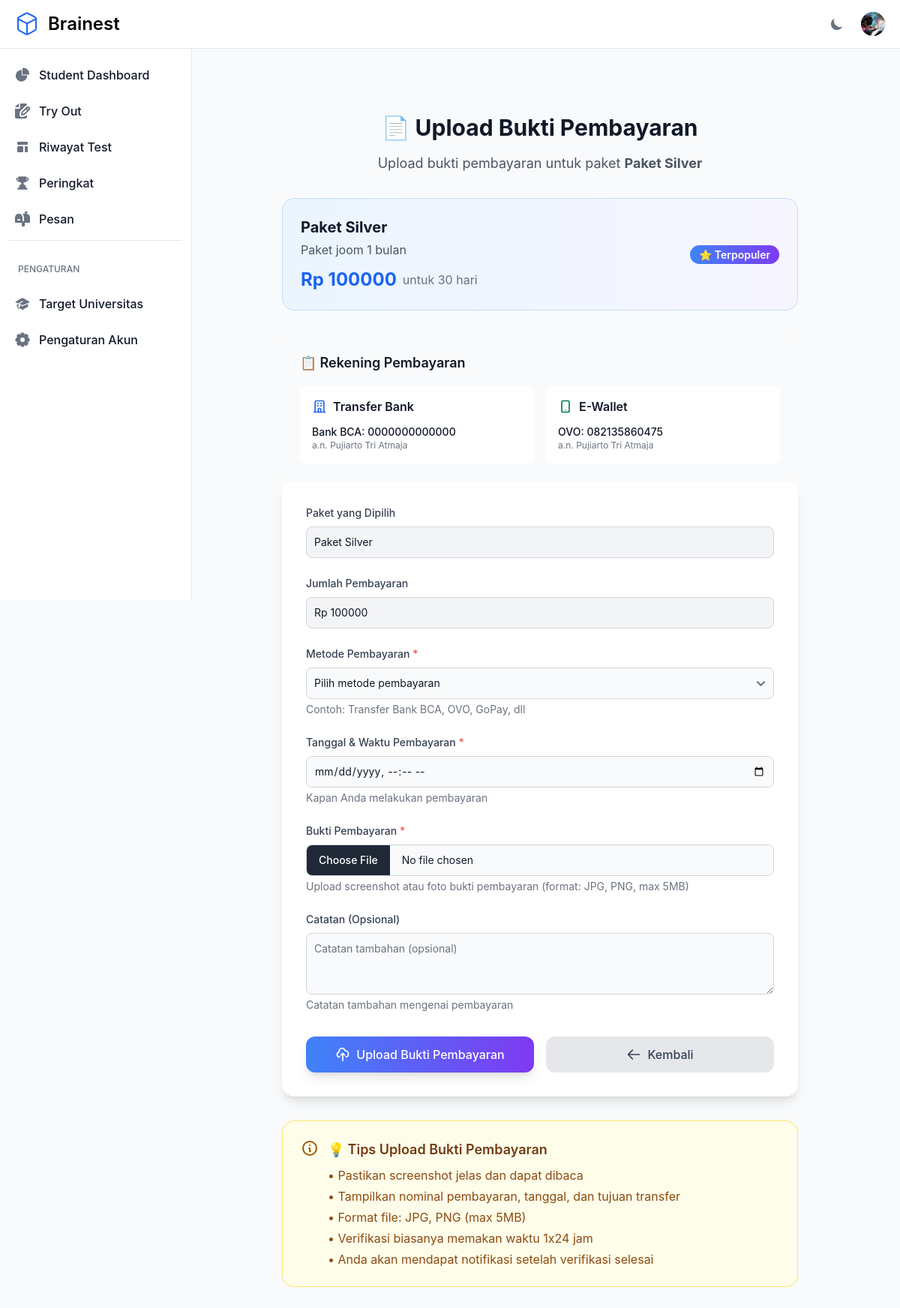
/subscription/upload-payment/13/ (signed in), run on the app's committed database.
### otosapp/models.py (models this page shows, shortened)
class User(AbstractUser):
    email = models.EmailField(unique=True)
    phone_number = models.CharField(max_length=20, null=True, blank=True, verbose_name='Phone Number')
    USERNAME_FIELD = 'email'
    REQUIRED_FIELDS = ['username']
    role = models.ForeignKey('Role', on_delete=models.SET_NULL, null=True)
    profile_picture = models.ImageField(upload_to='profile_pictures/', null=True, blank=True)
    groups = models.ManyToManyField(
        Group,
        related_name="custom_user_set",  # Add a custom related name here
        blank=True,
        help_text="The groups this user belongs to.",
        verbose_name="groups"
    )
    user_permissions = models.ManyToManyField(
        Permission,
        related_name="custom_user_permissions",  # Add a custom related name here
        blank=True,
        help_text="Specific permissions for this user.",
        verbose_name="user permissions"
    )
    def is_admin(self):
        return self.role and self.role.role_name == 'Admin'

class SubscriptionPackage(models.Model):
    name = models.CharField(max_length=100, verbose_name="Nama Paket")
    description = models.TextField(verbose_name="Deskripsi Paket")
    features = models.TextField(help_text="Fitur-fitur yang tersedia (satu per baris)", verbose_name="Fitur")
    price = models.DecimalField(max_digits=10, decimal_places=2, verbose_name="Harga")
    duration_days = models.IntegerField(verbose_name="Durasi (hari)")
    is_active = models.BooleanField(default=True, verbose_name="Aktif")
    created_at = models.DateTimeField(auto_now_add=True)
    updated_at = models.DateTimeField(auto_now=True)
    is_featured = models.BooleanField(default=False, verbose_name="Paket Unggulan")
    class Meta:
        verbose_name = "Paket Berlangganan"
        verbose_name_plural = "Paket Berlangganan"
        ordering = ['price']

class PaymentMethod(models.Model):
    PAYMENT_TYPES = [
        ('bank', 'Transfer Bank'),
        ('ewallet', 'E-Wallet'),
        ('other', 'Lainnya'),
    ]
    name = models.CharField(max_length=100, verbose_name="Nama Metode Pembayaran")
    payment_type = models.CharField(max_length=10, choices=PAYMENT_TYPES, default='bank', verbose_name="Jenis Pembayaran")
    account_number = models.CharField(max_length=50, verbose_name="Nomor Rekening/Akun")
    account_name = models.CharField(max_length=100, verbose_name="Nama Pemilik Rekening")
    is_active = models.BooleanField(default=True, verbose_name="Aktif")
    created_at = models.DateTimeField(auto_now_add=True)
    updated_at = models.DateTimeField(auto_now=True)
    class Meta:
        verbose_name = "Metode Pembayaran"
        verbose_name_plural = "Metode Pembayaran"
        ordering = ['payment_type', 'name']
    def get_display_text(self):
        return f"{self.name} - {self.account_number} (a.n. {self.account_name})"

### otosapp/views.py (the view)
# urls.py: path('subscription/upload-payment/<int:package_id>/', views.upload_payment_proof, name='upload_payment_proof'),
@login_required
@visitor_or_student_required
def upload_payment_proof(request, package_id):
    package = get_object_or_404(SubscriptionPackage, id=package_id, is_active=True)
    existing_payment = PaymentProof.objects.filter(
        user=request.user,
        package=package,
        status='pending'
    ).first()
    if existing_payment:
        messages.warning(request, 'Anda sudah memiliki bukti pembayaran yang sedang diverifikasi untuk paket ini.')
        return redirect('subscription_packages')
    if request.method == 'POST':
        form = PaymentProofForm(request.POST, request.FILES)
        if form.is_valid():
            payment_proof = form.save(commit=False)
            payment_proof.user = request.user
            payment_proof.save()
            messages.success(request, 'Bukti pembayaran berhasil diupload! Silakan tunggu verifikasi dari admin.')
            return redirect('subscription_packages')
    else:
        form = PaymentProofForm(initial={'package': package, 'amount_paid': package.price})
    payment_methods = PaymentMethod.objects.filter(is_active=True).order_by('payment_type', 'name')
    context = {
        'form': form,
        'package': package,
        'payment_methods': payment_methods,
    }
    return render(request, 'subscription/upload_payment.html', context)

### otosapp/context_processors.py (called while the page is built)
def sidebar_context(request):
    context = {}
    if request.user.is_authenticated and (request.user.is_superuser or request.user.is_admin()):
        pending_payments_count = PaymentProof.objects.filter(status='pending').count()
        context['pending_payments_count'] = pending_payments_count
    return context

### otosapp/templates/subscription/upload_payment.html (shortened to what this page needs)
{% extends 'base.html' %}
{% block content %}
<div class="max-w-3xl mx-auto px-4 sm:px-6 lg:px-8 py-8">
    <div class="text-center mb-8">
        <h1 class="text-3xl font-bold text-gray-900 dark:text-white mb-4">
            📄 Upload Bukti Pembayaran
        </h1>
        <p class="text-lg text-gray-600 dark:text-gray-400">
            Upload bukti pembayaran untuk paket <strong>{{ package.name }}</strong>
        </p>
    </div>
    <div class="bg-gradient-to-r from-blue-50 to-purple-50 dark:from-blue-900/20 dark:to-purple-900/20 rounded-2xl p-6 mb-8 border border-blue-200 dark:border-blue-800">
        <div class="flex items-center justify-between">
            <div>
                <h3 class="text-xl font-bold text-gray-900 dark:text-white">{{ package.name }}</h3>
                <p class="text-gray-600 dark:text-gray-400 mt-1">{{ package.description }}</p>
                <div class="flex items-center mt-3">
                    <span class="text-2xl font-bold text-blue-600 dark:text-blue-400">Rp {{ package.price|floatformat:0 }}</span>
                    <span class="text-gray-500 dark:text-gray-400 ml-2">untuk {{ package.duration_days }} hari</span>
                </div>
            </div>
            <div class="hidden md:block">
                {% if package.is_featured %}
                <span class="bg-gradient-to-r from-blue-500 to-purple-600 text-white px-3 py-1 rounded-full text-sm font-semibold">
                    ⭐ Terpopuler
                </span>
                {% endif %}
            </div>
        </div>
    </div>
    {% if payment_methods %}
    <div class="bg-gray-50 dark:bg-gray-900 rounded-2xl p-6 mt-8">
        <h3 class="text-lg font-semibold text-gray-900 dark:text-white mb-4">📋 Rekening Pembayaran</h3>
        {% regroup payment_methods by payment_type as payment_groups %}
        <div class="grid grid-cols-1 md:grid-cols-{{ payment_groups|length }} gap-4">
            {% for group in payment_groups %}
            <div class="bg-white dark:bg-gray-800 p-4 rounded-lg">
                <h4 class="font-semibold text-gray-900 dark:text-white flex items-center mb-3">
                    {% if group.grouper == 'bank' %}
                    <svg class="w-5 h-5 mr-2 text-blue-600" fill="none" stroke="currentColor" viewBox="0 0 24 24">
                        <path stroke-linecap="round" stroke-linejoin="round" stroke-width="2" d="M19 21V5a2 2 0 00-2-2H7a2 2 0 00-2 2v16m14 0h2m-2 0h-5m-9 0H3m2 0h5M9 7h1m-1 4h1m4-4h1m-1 4h1m-5 10v-5a1 1 0 011-1h2a1 1 0 011 1v5m-4 0h4"/>
                    </svg>
                    Transfer Bank
                    {% elif group.grouper == 'ewallet' %}
                    <svg class="w-5 h-5 mr-2 text-green-600" fill="none" stroke="currentColor" viewBox="0 0 24 24">
                        <path stroke-linecap="round" stroke-linejoin="round" stroke-width="2" d="M12 18h.01M8 21h8a2 2 0 002-2V5a2 2 0 00-2-2H8a2 2 0 00-2 2v14a2 2 0 002 2z"/>
                    </svg>
                    E-Wallet
                    {% endif %}
                </h4>
                {% for method in group.list %}
                <div class="{% if not forloop.last %}mb-2{% endif %}">
                    <p class="text-sm font-medium text-gray-900 dark:text-white">{{ method.name }}: {{ method.account_number }}</p>
                    <p class="text-xs text-gray-500 dark:text-gray-400">a.n. {{ method.account_name }}</p>
                </div>
                {% endfor %}
            </div>
            {% endfor %}
        </div>
    </div>
    {% endif %}
    <div class="bg-white dark:bg-gray-800 rounded-2xl shadow-lg p-8">
        <form method="post" enctype="multipart/form-data">
            <div class="space-y-6">
                <div>
                    <label class="block text-sm font-medium text-gray-700 dark:text-gray-300 mb-2">
                        Paket yang Dipilih
                    </label>
                    <input type="text" value="{{ package.name }}" disabled
                           class="bg-gray-100 dark:bg-gray-700 border border-gray-300 dark:border-gray-600 text-gray-900 dark:text-white text-sm rounded-lg block w-full p-2.5">
                </div>
                <div>
                    <label class="block text-sm font-medium text-gray-700 dark:text-gray-300 mb-2">
                        Jumlah Pembayaran
                    </label>
                    <input type="text" value="Rp {{ package.price|floatformat:0 }}" disabled
                           class="bg-gray-100 dark:bg-gray-700 border border-gray-300 dark:border-gray-600 text-gray-900 dark:text-white text-sm rounded-lg block w-full p-2.5">
                </div>
                <div>
                    <label for="{{ form.payment_method.id_for_label }}" class="block text-sm font-medium text-gray-700 dark:text-gray-300 mb-2">
                        Metode Pembayaran <span class="text-red-500">*</span>
                    </label>
                    {{ form.payment_method }}
                    <p class="mt-1 text-sm text-gray-500 dark:text-gray-400">Contoh: Transfer Bank BCA, OVO, GoPay, dll</p>
                </div>
                <div>
                    <label for="{{ form.payment_date.id_for_label }}" class="block text-sm font-medium text-gray-700 dark:text-gray-300 mb-2">
                        Tanggal & Waktu Pembayaran <span class="text-red-500">*</span>
                    </label>
                    {{ form.payment_date }}
                    <p class="mt-1 text-sm text-gray-500 dark:text-gray-400">Kapan Anda melakukan pembayaran</p>
                </div>
                <div>
                    <label for="{{ form.proof_image.id_for_label }}" class="block text-sm font-medium text-gray-700 dark:text-gray-300 mb-2">
                        Bukti Pembayaran <span class="text-red-500">*</span>
                    </label>
                    {{ form.proof_image }}
                    <p class="mt-1 text-sm text-gray-500 dark:text-gray-400">{{ form.proof_image.help_text }}</p>
                </div>
                <div>
                    <label for="{{ form.notes.id_for_label }}" class="block text-sm font-medium text-gray-700 dark:text-gray-300 mb-2">
                        Catatan (Opsional)
                    </label>
                    {{ form.notes }}
                    <p class="mt-1 text-sm text-gray-500 dark:text-gray-400">Catatan tambahan mengenai pembayaran</p>
                </div>
            </div>
            <div class="flex flex-col sm:flex-row gap-4 mt-8">
                <button type="submit"
                        class="flex-1 inline-flex items-center justify-center px-6 py-3 text-base font-medium text-white bg-gradient-to-r from-blue-500 to-purple-600 hover:from-blue-600 hover:to-purple-700 rounded-xl shadow-lg hover:shadow-xl transition-all duration-300 transform hover:scale-105">
                    <svg class="w-5 h-5 mr-2" fill="none" stroke="currentColor" viewBox="0 0 24 24">
                        <path stroke-linecap="round" stroke-linejoin="round" stroke-width="2" d="M7 16a4 4 0 01-.88-7.903A5 5 0 1115.9 6L16 6a5 5 0 011 9.9M15 13l-3-3m0 0l-3 3m3-3v12"/>
                    </svg>
                    Upload Bukti Pembayaran
                </button>
                <a href="{% url 'subscription_packages' %}"
                   class="flex-1 inline-flex items-center justify-center px-6 py-3 text-base font-medium text-gray-700 dark:text-gray-300 bg-gray-200 dark:bg-gray-700 hover:bg-gray-300 dark:hover:bg-gray-600 rounded-xl transition-colors">
                    <svg class="w-5 h-5 mr-2" fill="none" stroke="currentColor" viewBox="0 0 24 24">
                        <path stroke-linecap="round" stroke-linejoin="round" stroke-width="2" d="M10 19l-7-7m0 0l7-7m-7 7h18"/>
                    </svg>
                    Kembali
                </a>
            </div>
        </form>
    </div>
    <div class="bg-yellow-50 dark:bg-yellow-900/20 border border-yellow-200 dark:border-yellow-800 rounded-2xl p-6 mt-8">
        <div class="flex items-start">
            <div class="flex-shrink-0">
                <svg class="w-6 h-6 text-yellow-600 dark:text-yellow-400" fill="none" stroke="currentColor" viewBox="0 0 24 24">
                    <path stroke-linecap="round" stroke-linejoin="round" stroke-width="2" d="M13 16h-1v-4h-1m1-4h.01M21 12a9 9 0 11-18 0 9 9 0 0118 0z"/>
                </svg>
            </div>
            <div class="ml-3">
                <h3 class="text-lg font-semibold text-yellow-800 dark:text-yellow-200">💡 Tips Upload Bukti Pembayaran</h3>
                <ul class="mt-2 text-yellow-700 dark:text-yellow-300 space-y-1">
                    <li>• Pastikan screenshot jelas dan dapat dibaca</li>
                    <li>• Tampilkan nominal pembayaran, tanggal, dan tujuan transfer</li>
                    <li>• Format file: JPG, PNG (max 5MB)</li>
                    <li>• Verifikasi biasanya memakan waktu 1x24 jam</li>
                    <li>• Anda akan mendapat notifikasi setelah verifikasi selesai</li>
                </ul>
            </div>
        </div>
    </div>
</div>
{% endblock %}

### otosapp/templates/base.html (shortened to what this page needs)
{% load static %}
<!DOCTYPE html>
<html lang="en">
<head>
    <link rel="stylesheet" href="{% static 'src/output.css' %}">>
</head>
<body class="min-h-screen bg-gray-50 dark:bg-gray-900">
    <nav class="fixed top-0 z-50 w-full bg-white border-b border-gray-200 dark:bg-gray-800 dark:border-gray-700">
        <div class="px-3 py-3 lg:px-5 lg:pl-3">
          <div class="flex items-center justify-between">
            <div class="flex items-center justify-start rtl:justify-end">
              <a href="{% url 'home' %}" class="flex ms-2 md:me-24 items-center">
                <span class="self-center text-xl font-semibold sm:text-2xl whitespace-nowrap dark:text-white">Brainest</span>
              </a>
            </div>
            <div class="flex items-center">
               <button id="theme-toggle" type="button" class="text-gray-500 dark:text-gray-400 hover:bg-gray-100 dark:hover:bg-gray-700 focus:outline-none focus:ring-4 focus:ring-gray-200 dark:focus:ring-gray-700 rounded-lg text-sm p-2.5">
                  <svg id="theme-toggle-dark-icon" class="hidden w-5 h-5" fill="currentColor" viewBox="0 0 20 20" xmlns="http://www.w3.org/2000/svg"><path d="M17.293 13.293A8 8 0 016.707 2.707a8.001 8.001 0 1010.586 10.586z"></path></svg>
              </button>
               {% if user.is_authenticated %}
                <div class="flex items-center ms-3">
                  <div class="relative">
                    <button type="button" class="flex text-sm bg-gray-800 rounded-full focus:ring-4 focus:ring-gray-300 dark:focus:ring-gray-600" aria-expanded="false" data-dropdown-toggle="dropdown-user">
                      {% if user.profile_picture %}
                        <img class="w-8 h-8 rounded-full object-cover" src="{{ user.profile_picture.url }}" alt="user photo">
                      {% endif %}
                    </button>
                  </div>
                </div>
                {% endif %}
              </div>
          </div>
        </div>
      </nav>
    {% if user.is_authenticated and request.path != '/otosapp/login/' and request.path != '/otosapp/register/' %}
    {% include 'sidebar.html' %}
    {% endif %}
    <div class="flex pt-16" >
        <main class="{% if user.is_authenticated and request.path != '/otosapp/login/' and request.path != '/otosapp/register/' %}sm:pl-64{% endif %} flex-grow container mx-auto px-4 py-8">
            {% block content %}{% endblock %}
        </main>
    </div>
</body>
</html>

### data on the page
User: profile_picture (picture)
SubscriptionPackage: name "Paket Silver", description "Paket joom 1 bulan", price "100000", duration_days "30", price "Rp 100000"
PaymentMethod: payment_type "bank" (drawn), name "Bank BCA", account_number "0000000000000", account_name "Pujiarto Tri Atmaja"
PaymentMethod: payment_type "ewallet" (drawn), name "OVO", account_number "082135860475", account_name "Pujiarto Tri Atmaja"
